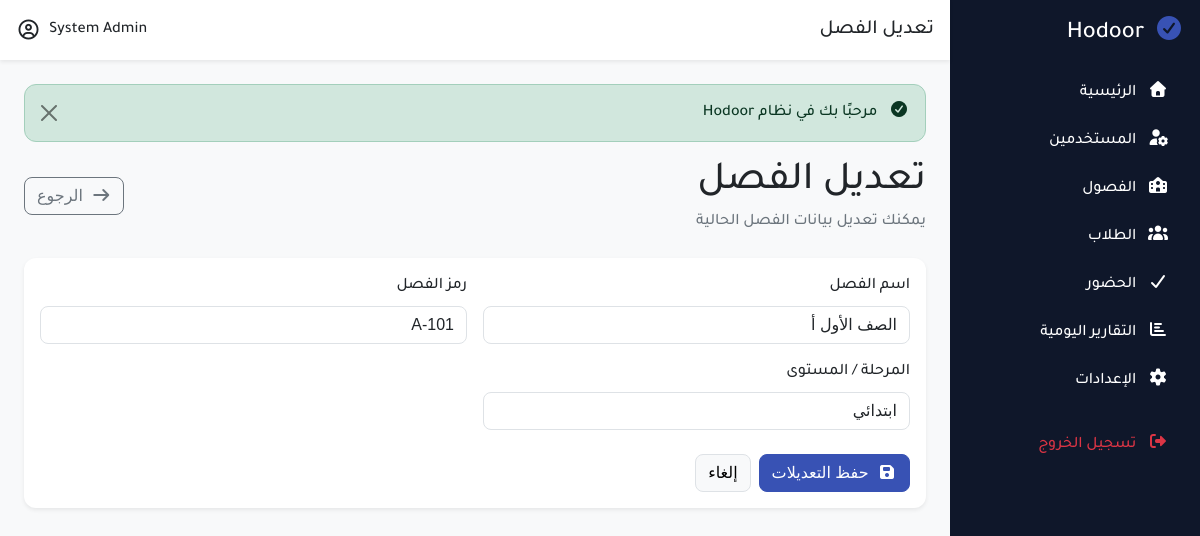
The page /modules/classrooms/edit.php?id=1 (signed in) on the database its author committed.
### tables this page shows
CREATE TABLE classrooms
(
    id         INT AUTO_INCREMENT PRIMARY KEY,
    class_name VARCHAR(100) NOT NULL,
    class_code VARCHAR(30) NULL,
    level_name VARCHAR(50) NULL,
    created_at TIMESTAMP DEFAULT CURRENT_TIMESTAMP
);

### classes/clsPath.php (called while the page is built, shortened)
<?php
class clsPath
{
    private static $domain = "http://localhost/Hodoor/";
    public static function root()
    {
        return self::$domain;
    }
    public static function modules()
    {
        return self::root() . "modules/";
    }
    public static function classrooms()
    {
        return self::modules() . "classrooms/";
    }
}

### classes/clsClassroom.php (called while the page is built, shortened)
<?php
class clsClassroom
{
    private $conn;
    public function __construct($db)
    {
        $this->conn = $db;
    }
    private function fill($data)
    {
        $this->class_name = $data['class_name'] ?? null;
        $this->class_code = $data['class_code'] ?? null;
        $this->level_name = $data['level_name'] ?? null;
    }
    public function loadById($id)
    {
        $query = "SELECT * FROM classrooms WHERE id = :id LIMIT 1";
        $stmt = $this->conn->prepare($query);
        $stmt->execute([
            ':id' => (int)$id
        ]);
        $classroom = $stmt->fetch(PDO::FETCH_ASSOC);
        return true;
    }
}

### classes/clsHelper.php (called while the page is built, shortened)
<?php
class clsHelper
{
    public static function clean($value)
    {
        return htmlspecialchars(trim($value), ENT_QUOTES, 'UTF-8');
    }
    public static function e($value)
    {
        return htmlspecialchars($value, ENT_QUOTES, 'UTF-8');
    }
    public static function get($key, $default = null)
    {
        return isset($_GET[$key]) ? self::clean($_GET[$key]) : $default;
    }
    public static function old($key, $default = '')
    {
        return self::e($default);
    }
}

### modules/classrooms/edit.php (the view, shortened to what this page needs)
<?php
require_once '../../includes/app.php';
$id = clsHelper::get('id');
$classroom = new clsClassroom($conn);
if (!$id || !$classroom->loadById($id)) {
    clsHelper::setMessage('error', 'الفصل غير موجود');
    clsHelper::redirect(clsPath::classrooms() . 'index.php');
}
?>
<?php require_once '../../includes/header.php'; ?>
<?php require_once '../../includes/sidebar.php'; ?>
    <div class="main-content w-100">
        <?php require_once '../../includes/navbar.php'; ?>
        <div class="content p-4">
            <?php require_once '../../includes/alerts.php'; ?>
            <div class="d-flex justify-content-between align-items-center mb-4">
                <div>
                    <h1 class="mb-1">تعديل الفصل</h1>
                    <p class="text-muted mb-0">يمكنك تعديل بيانات الفصل الحالية</p>
                </div>
                <a href="<?= clsPath::classrooms(); ?>index.php" class="btn btn-outline-secondary">
                    <i class="fa fa-arrow-right me-1"></i>
                    الرجوع
                </a>
            </div>
            <div class="card shadow-sm border-0">
                <div class="card-body">
                    <form action="<?= clsPath::classrooms(); ?>update.php" method="POST">
                        <div class="row g-3">
                            <div class="col-md-6">
                                <label class="form-label">اسم الفصل</label>
                                <input
                                        type="text"
                                        name="class_name"
                                        class="form-control"
                                        value="<?= clsHelper::old('class_name', $classroom->class_name); ?>">
                            </div>
                            <div class="col-md-6">
                                <label class="form-label">رمز الفصل</label>
                                <input
                                        type="text"
                                        name="class_code"
                                        class="form-control"
                                        value="<?= clsHelper::old('class_code', $classroom->class_code); ?>">
                            </div>
                            <div class="col-md-6">
                                <label class="form-label">المرحلة / المستوى</label>
                                <input
                                        type="text"
                                        name="level_name"
                                        class="form-control"
                                        value="<?= clsHelper::old('level_name', $classroom->level_name); ?>">
                            </div>
                        </div>
                        <div class="mt-4 d-flex gap-2">
                            <button type="submit" class="btn btn-primary">
                                <i class="fa fa-save me-1"></i>
                                حفظ التعديلات
                            </button>
                            <a href="<?= clsPath::classrooms(); ?>index.php" class="btn btn-light border">
                                إلغاء
                            </a>
                        </div>
                    </form>
                </div>
            </div>
        </div>
    </div>
<?php require_once '../../includes/footer.php'; ?>

### assets/css/dashboard.css (style rules this page uses)
.main-content { background: #f8f9fa; min-width: 0; }
.content { min-height: calc(100vh - 60px); }

### assets/css/mainColors.css (style rules this page uses)
:root { --main-color: #3852b4; --main-color-hover: #2f4599; --main-color-dark: #263a82; --main-color-light: #eef2ff; --secondary-color: #5e7ac4; --body-bg: #f8f9fa; --box-bg: #ffffff; --text-color: #212529; --text-muted: #6c757d; --white-color: #ffffff; --border-color: #dee2e6; --border-light: #edf0f5; --success-color: #198754; --danger-color: #dc3545; --warning-color: #ffc107; --info-color: #0dcaf0; --main-radius: 12px; --small-radius: 8px; --main-shadow: 0 6px 18px rgba(0, 0, 0, 0.08); --soft-shadow: 0 3px 10px rgba(0, 0, 0, 0.05); --focus-shadow: 0 0 0 0.25rem rgba(56, 82, 180, 0.25); }
body { background-color: var(--body-bg); color: var(--text-color); }
a { color: var(--main-color); text-decoration: none; }
.text-muted { color: var(--text-muted) !important; }
.btn { border-radius: var(--small-radius); }
.btn-primary { color: var(--white-color) !important; background-color: var(--main-color) !important; border-color: var(--main-color) !important; }
.card { background-color: var(--box-bg); border-color: var(--border-color); border-radius: var(--main-radius); box-shadow: var(--soft-shadow); }
.form-label { color: var(--text-color); }
.form-control, .form-select { color: var(--text-color); background-color: var(--box-bg); border-color: var(--border-color); border-radius: var(--small-radius); }
.form-control::placeholder { color: var(--text-muted); }

### rows shown on the page
classrooms: class_name "الصف الأول أ", class_code "A-101", level_name "ابتدائي"

### other values the page prints
$title "تعديل الفصل"
clsHelper::e($_SESSION['full_name']) "System Admin"
$success "مرحبًا بك في نظام Hodoor"
